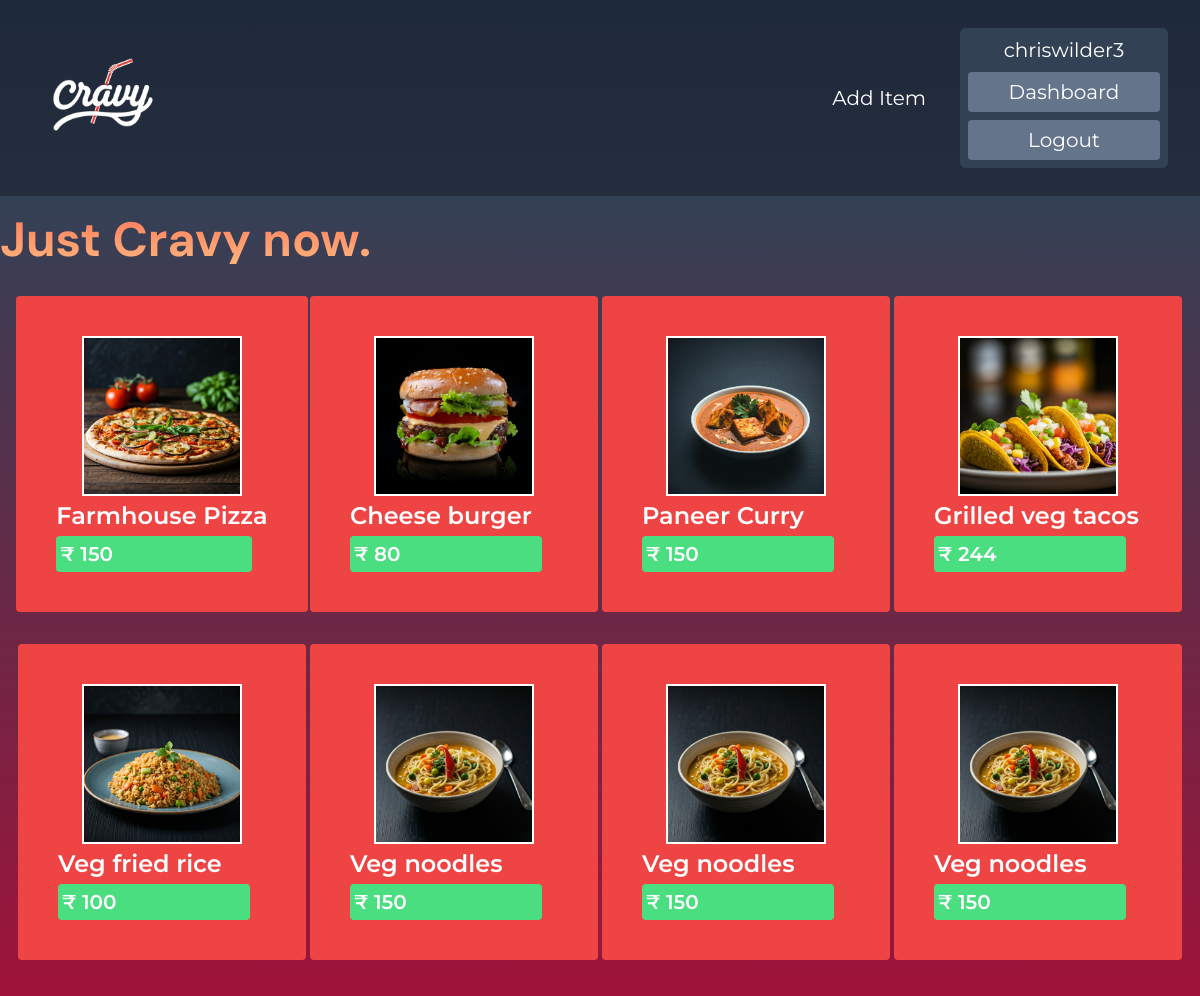
The app's page / (signed in) with its own data.
### food/models.py (models this page shows, shortened)
class Item(models.Model):
    name = models.CharField(max_length= 255)
    description = models.CharField(max_length= 255)
    price = models.IntegerField()
    image = models.ImageField(upload_to = 'product_images/', null= True)
    posted_by = models.ForeignKey(User, on_delete = models.CASCADE, default=1)

### food/views.py (the view)
# urls.py: path('', views.IndexListView.as_view(), name='home'), # custom class view
class IndexListView(ListView):
    model = Item  # Model from which the view fetches objects to show as list
    template_name ='index.html' # which template to use to display this list.
    context_object_name = 'items' # If we dont specify this django will

### food/templates/index.html
{% extends 'master.html' %}
{% block content %}
    <h1 class="welcome text-5xl mx-auto  m-4 mb-2 font-bold m ">
       Just Cravy now.
    </h1>
    <div class=" m-4 grid md:grid-cols-4 justify-center items-center ">
            {% for item in items %}
            <div class="min-w-72 bg-red-500 mx-auto my-4 p-10 rounded transition delay-60 hover:-translate-y-2
                                    hover:scale-110 hover:border-white hover:text-amber-300 hover:bg-red-500">
                <a href=" {% url 'food:item_details' item.id %}">
                    <img class=" h-40 mx-auto border-white border-2 " src="{{item.image.url}}" alt="">
                    <p class="text-wrap text-2xl py-1 font-semibold"> {{item.name}} </p>
                    <p class=" bg-green-400 text-xl font-semibold rounded p-1 mr-4">
                            &#8377 {{item.price}} </p>
                </a>
            </div>
            {% endfor %}
    </div>
{% endblock %}

### food/templates/master.html (shortened to what this page needs)
{% load static %}
<!DOCTYPE html>
<html lang="en">
<head>
    <script src="https://cdn.tailwindcss.com"></script>
</head>
<body class=" text-white flex flex-col bg-gradient-to-b from-slate-800 to-zinc-700 bg-no-repeat
    min-h-screen">
    <nav class="md:flex flex-row m-4 px-4 py-3 text-xl gap-7  items-center">
        <a href="{% url 'food:home' %}" class=" border-2 border-transparent
                    transition delay-60 hover:-translate-y-1  hover:border-white rounded ">
            <img class="w-32 h-24" src="{% static 'logo3.png' %}" alt="">
        </a>
        <a href="{% url 'food:add_item' %}" class="border-2 border-transparent ml-auto p-1
                    transition delay-75 hover:-translate-y-2 hover:scale-110 hover:border-white rounded ">
            Add Item
        </a>
    {% if user.is_authenticated %}
        <div class="flex flex-col bg-slate-700  p-2 text-center rounded-md ">
            {{user.username}}
            <a href="{% url 'users:profile' %}"  class="border-2 border-transparent p-1 my-2
                transition delay-75 hover:scale-105 hover:border-white rounded mx-auto min-w-48
                bg-slate-500 ">
                Dashboard
            </a>
            <form action="{% url 'users:logout' %}" method="post">
                <button type="submit" class="border-2 border-transparent  p-1 bg-slate-500
                        transition delay-75  min-w-48 mx-auto hover:scale-105 hover:border-white rounded">
                    Logout
                </button>
            </form>
        </div>
    {% endif %}
    </nav>
    <div class="bg-gradient-to-b py-1 from-slate-700 to-rose-800">
    {% block content %}{% endblock %}
    </div>
</body>
</html>

### food/templates/master.html (style rules this page uses)
body { font-family: "Montserrat", sans-serif; }
.welcome { background:linear-gradient(to bottom, #ff7e5f, #feb47b); -webkit-background-clip: text; -webkit-text-fill-color: transparent; font-family: "DM Sans", sans-serif; }

### records on screen
Item: image (picture), name "Farmhouse Pizza", price "150"
Item: image (picture), name "Cheese burger", price "80"
Item: image (picture), name "Paneer Curry", price "150"
Item: image (picture), name "Grilled veg tacos", price "244"
Item: image (picture), name "Veg fried rice", price "100"
Item: image (picture), name "Veg noodles", price "150"
Item: image (picture), name "Veg noodles", price "150"
Item: image (picture), name "Veg noodles", price "150"

### other values on screen
{{ user.username }} "chriswilder3"
